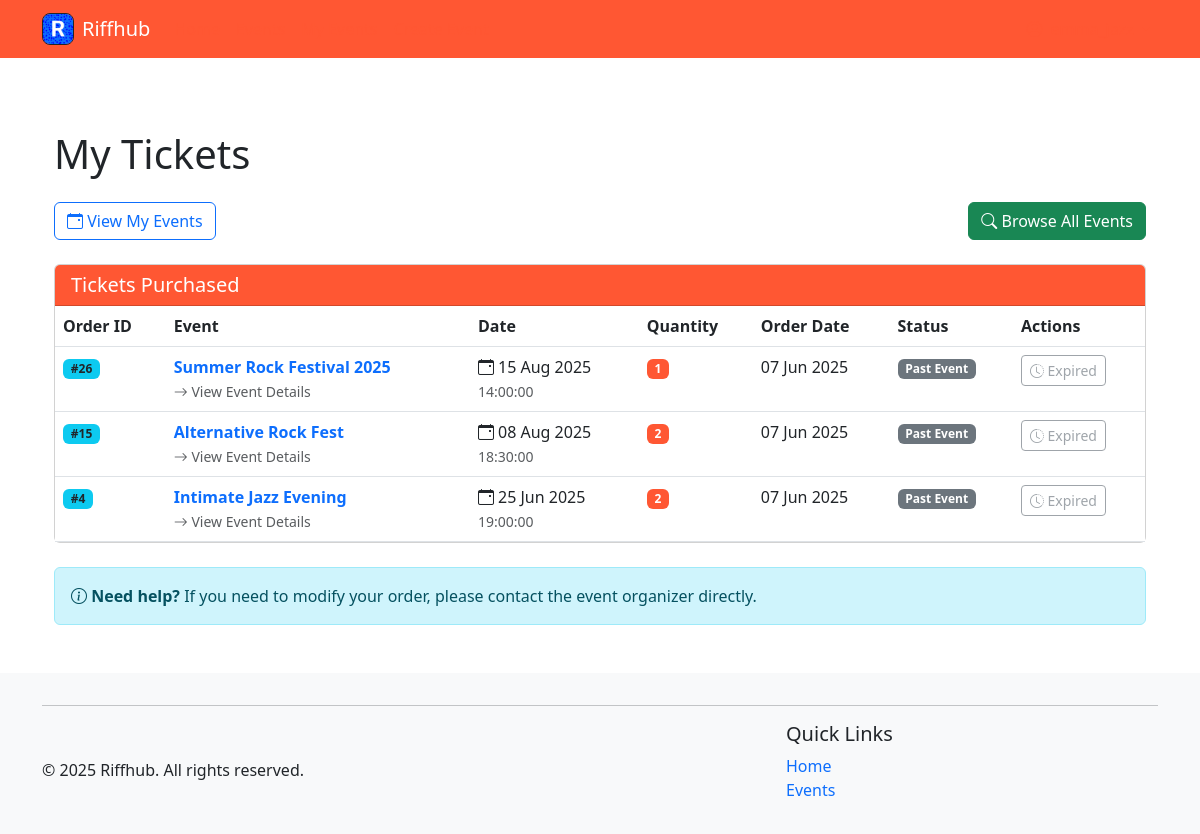
Page /events/my-tickets (signed in) on the committed database.
### riffhub/models.py (models this page shows, shortened)
class Order(db.Model):
    __tablename__ = 'orders'
    id = db.Column(db.Integer, primary_key=True)
    user_id = db.Column(db.Integer, db.ForeignKey('users.id'), nullable=False)
    order_date = db.Column(db.DateTime, default=datetime.utcnow)
    status = db.Column(db.String(20), default='completed')  # could be 'pending', 'completed', 'cancelled'
    tickets = db.relationship('Ticket', backref='order', lazy='dynamic', cascade='all, delete-orphan')

class Event(db.Model):
    __tablename__ = 'events'
    id = db.Column(db.Integer, primary_key=True)
    title = db.Column(db.String(120), nullable=False)
    description = db.Column(db.Text)
    genre_id = db.Column(db.Integer, db.ForeignKey('genres.id'))
    date = db.Column(db.Date, nullable=False)
    time = db.Column(Time, nullable=False)
    location = db.Column(db.String(120))
    image = db.Column(db.String(255))
    capacity = db.Column(db.Integer, default=0)  # 0 means unlimited capacity
    price = db.Column(db.Double, default=0)  # 0 means free entry
    organizer_id = db.Column(db.Integer, db.ForeignKey('users.id'))
    created_at = db.Column(db.DateTime, default=datetime.utcnow)
    tickets = db.relationship('Ticket', backref='event', lazy='dynamic', cascade='all, delete-orphan')
    comments = db.relationship('Comment', backref='event', lazy='dynamic', cascade='all, delete-orphan')

class Ticket(db.Model):
    __tablename__ = 'tickets'
    id = db.Column(db.Integer, primary_key=True)
    order_id = db.Column(db.Integer, db.ForeignKey('orders.id'), nullable=False)
    event_id = db.Column(db.Integer, db.ForeignKey('events.id'), nullable=False)
    quantity = db.Column(db.Integer, nullable=False, default=1)
    created_at = db.Column(db.DateTime, default=datetime.utcnow)

### riffhub/blueprints/events/routes.py (the view)
@bp.route('/my-tickets')
@login_required
def my_tickets():
    user_id = session['user_id']
    user_orders = Order.query.filter_by(user_id=user_id).order_by(Order.order_date.desc()).all()
    order_details = []
    cancel_forms = {}  # Dictionary to store forms by event_id
    for order in user_orders:
        tickets_info = []
        for ticket in order.tickets:
            event = Event.query.get(ticket.event_id)
            tickets_info.append({
                'ticket': ticket,
                'event': event
            })
            if event.date >= date.today() and order.status == 'completed':
                if event.id not in cancel_forms:
                    form = CancelTicketsForm()
                    form.event_id.data = event.id
                    cancel_forms[event.id] = form
        if tickets_info:  # Only add orders that have tickets
            order_details.append({
                'order': order,
                'tickets': tickets_info
            })
    current_date = date.today()
    return render_template('my_tickets.html',
                          order_details=order_details,
                          cancel_forms=cancel_forms,
                          current_date=current_date)

### riffhub/helpers.py (called while the page is built)
def login_required(f):
    @wraps(f)
    def decorated_function(*args, **kwargs):
        if 'user_id' not in session:
            flash('Please log in to access this page', 'danger')
            return redirect(url_for('auth.login'))
        return f(*args, **kwargs)
    return decorated_function

def utility_processor():
    def format_date(date_str):
        try:
            if isinstance(date_str, str):
                date_obj = datetime.strptime(date_str, '%Y-%m-%d')
                return date_obj.strftime('%B %d, %Y')
            return date_str.strftime('%B %d, %Y')
        except:
            return date_str
    return dict(format_date=format_date, now=datetime.now())

### riffhub/blueprints/events/templates/my_tickets.html (shortened to what this page needs)
{% extends 'base.html' %}
{% block content %}
<div class="container my-5">
    <h1 class="mb-4">My Tickets</h1>
    <div class="d-flex justify-content-between align-items-center mb-4">
        <div>
            <a href="{{ url_for('events.my_events') }}" class="btn btn-outline-primary">
                <i class="bi bi-calendar-event"></i> View My Events
            </a>
        </div>
        <div>
            <a href="{{ url_for('events.list') }}" class="btn btn-success">
                <i class="bi bi-search"></i> Browse All Events
            </a>
        </div>
    </div>
    {% if order_details %}
    <div class="card">
        <div class="card-header bg-primary text-white">
            <h5 class="mb-0">Tickets Purchased</h5>
        </div>
        <div class="card-body p-0">
            <div class="table-responsive">
                <table class="table table-hover tickets-table mb-0">
                    <thead>
                        <tr>
                            <th>Order ID</th>
                            <th>Event</th>
                            <th>Date</th>
                            <th>Quantity</th>
                            <th>Order Date</th>
                            <th>Status</th>
                            <th>Actions</th>
                        </tr>
                    </thead>
                    <tbody>
                        {% for order_info in order_details %}
                        {% for ticket_info in order_info.tickets %}
                        <tr>
                            <td>
                                <a href="{{ url_for('events.order_confirmation', order_id=order_info.order.id) }}"
                                    class="badge bg-info text-dark order-id text-decoration-none">#{{
                                    order_info.order.id }}</a>
                            </td>
                            <td>
                                <a href="{{ url_for('events.order_confirmation', order_id=order_info.order.id) }}"
                                    class="fw-bold text-decoration-none">
                                    {{ ticket_info.event.title }}
                                </a>
                                <br>
                                <small class="text-muted">
                                    <a href="{{ url_for('events.detail', event_id=ticket_info.event.id) }}"
                                        class="text-muted text-decoration-none">
                                        <i class="bi bi-arrow-right"></i> View Event Details
                                    </a>
                                </small>
                            </td>
                            <td>
                                <span class="d-flex align-items-center">
                                    <i class="bi bi-calendar-event me-1"></i>
                                    {{ ticket_info.event.date.strftime('%d %b %Y') }}
                                </span>
                                {% if ticket_info.event.time %}
                                <small class="text-muted">{{ ticket_info.event.time }}</small>
                                {% endif %}
                            </td>
                            <td>
                                <span class="badge bg-primary">{{ ticket_info.ticket.quantity }}</span>
                            </td>
                            <td>
                                {{ order_info.order.order_date.strftime('%d %b %Y') }}
                            </td>
                            <td>
                                {% if order_info.order.status == 'cancelled' %}
                                <span class="badge bg-warning">Cancelled</span>
                                {% elif ticket_info.event.date < current_date %} <span class="badge bg-secondary">Past
                                    Event</span>
                                    {% elif ticket_info.event.is_full %}
                                    <span class="badge bg-danger">Sold Out</span>
                                    {% else %}
                                    <span class="badge bg-success">Active</span>
                                    {% endif %}
                            </td>
                            <td>
                                {% if ticket_info.event.date >= current_date and order_info.order.status == 'completed'
                                %}
                                {% set cancel_form = cancel_forms.get(ticket_info.event.id) %}
                                {% if cancel_form %}
                                <form action="{{ url_for('events.cancel_tickets', event_id=ticket_info.event.id) }}"
                                    method="post" style="display:inline;"
                                    onsubmit="return confirm('Are you sure you want to cancel this ticket?');">
                                    {{ cancel_form.hidden_tag() }}
                                    {{ cancel_form.event_id }}
                                    {{ cancel_form.submit(class="btn btn-danger btn-sm") }}
                                </form>
                                {% endif %}
                                {% elif order_info.order.status == 'cancelled' %}
                                <span class="text-muted">
                                    <i class="bi bi-x-circle"></i> Cancelled
                                </span>
                                {% else %}
                                <button class="btn btn-outline-secondary btn-sm" disabled>
                                    <i class="bi bi-clock-history"></i> Expired
                                </button>
                                {% endif %}
                            </td>
                        </tr>
                        {% endfor %}
                        {% endfor %}
                    </tbody>
                </table>
            </div>
        </div>
    </div>
    <div class="mt-4">
        <div class="alert alert-info" role="alert">
            <i class="bi bi-info-circle"></i>
            <strong>Need help?</strong> If you need to modify your order, please contact the event organizer directly.
        </div>
    </div>
    {% endif %}
</div>
{% endblock %}

### .utils/ass_2_reference/static/style/styles.css (style rules this page uses)
:root { --brand-primary: #ff5733; --brand-highlight: #ff7300; }
body { text-decoration: none; }
.bg-primary { background-color: var(--brand-primary) !important; }

### riffhub/templates/base.html (style rules this page uses)
.flex-wrapper { min-height: 100vh; display: flex; flex-direction: column; }

### rows in the picture
Order: order.id "26", order.order_date "07 Jun 2025"
Event: event "Summer Rock Festival 2025", event "15 Aug 2025", event.time "14:00:00"
Ticket: ticket.quantity "1"
Order: order.id "15", order.order_date "07 Jun 2025"
Event: event "Alternative Rock Fest", event "08 Aug 2025", event.time "18:30:00"
Ticket: ticket.quantity "2"
Order: order.id "4", order.order_date "07 Jun 2025"
Event: event "Intimate Jazz Evening", event "25 Jun 2025", event.time "19:00:00"
Ticket: ticket.quantity "2"
